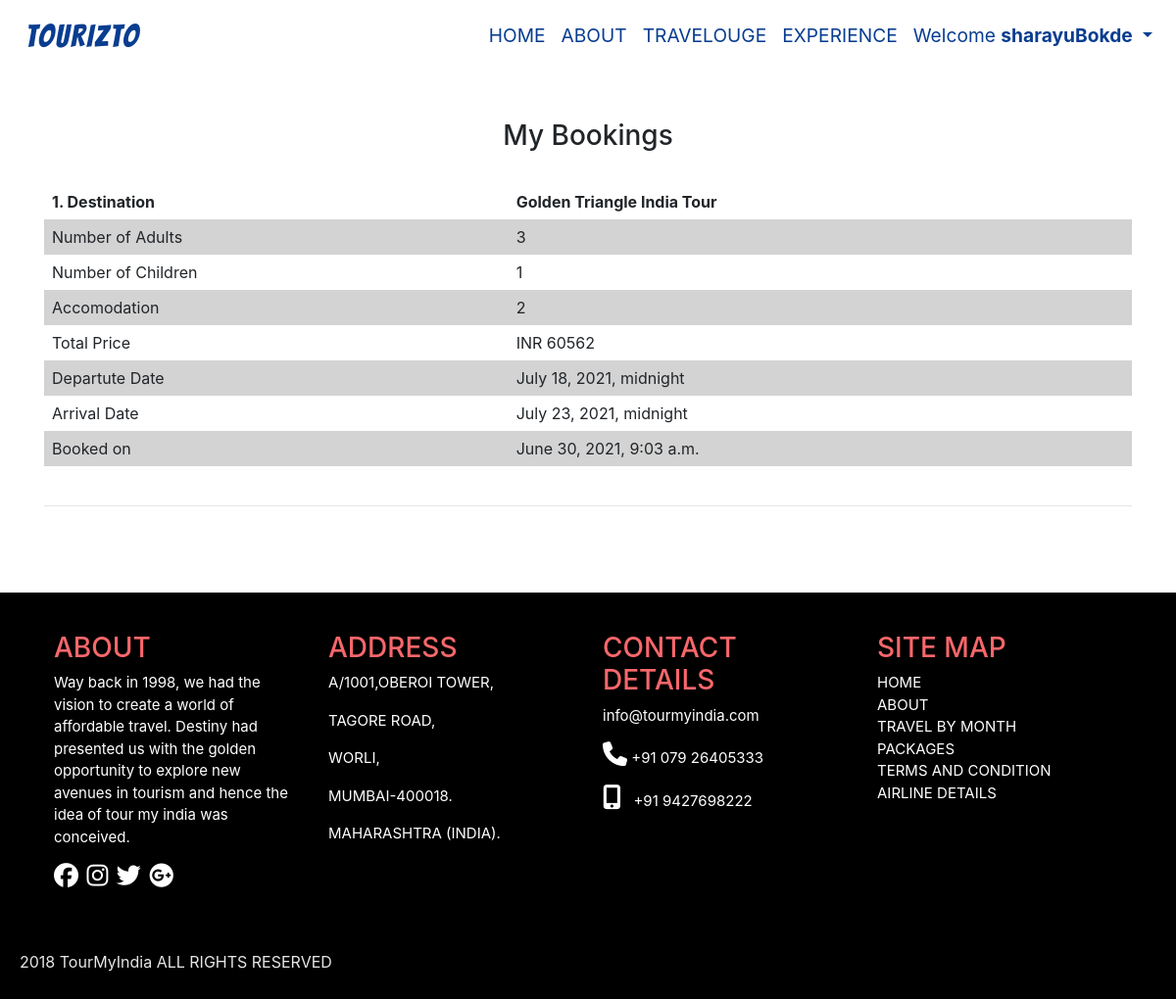
Screenshot of /Payments/myBookings/ (signed in) with the database file from the repository.
### Payments/models.py (models this page shows, shortened)
class Booking(models.Model):
    customer_name = models.ForeignKey(User, on_delete=models.CASCADE)
    customer_email = models.EmailField()
    states = [
        ('Andhra Pradesh', 'Andhra Pradesh'),
        ('Arunachal Pradesh', 'Arunachal Pradesh'),
        ('Assam', 'Assam'),
        ('Bihar', 'Bihar'),
        ('Chhattisgarh', 'Chhattisgarh'),
        ('Goa', 'Goa'),
        ('Gujarat', 'Gujarat'),
        ('Haryana', 'Haryana'),
        ('Himachal Pradesh', 'Himachal Pradesh'),
        ('Jammu and Kashmir', 'Jammu and Kashmir'),
        ('Jharkhand', 'Jharkhand'),
        ('Karnataka', 'Karnataka'),
        ('Kerala', 'Kerala'),
        ('Madhya Pradesh', 'Madhya Pradesh'),
        ('Maharashtra', 'Maharashtra'),
        ('Manipur', 'Manipur'),
        ('Meghalaya', 'Meghalaya'),
        ('Mizoram', 'Mizoram'),
        ('Nagaland', 'Nagaland'),
        ('Odisha', 'Odisha'),
        ('Punjab', 'Punjab'),
        ('Rajasthan', 'Rajasthan'),
        ('Sikkim', 'Sikkim'),
        ('Tamil Nadu', 'Tamil Nadu'),
        ('Telangana', 'Telangana'),
        ('Tripura', 'Tripura'),
        ('Uttar Pradesh', 'Uttar Pradesh'),
        ('Uttarakhand', 'Uttarakhand'),
        ('West Bengal', 'West Bengal'),
    ]
    residence_state = models.CharField(max_length=100, choices=states)
    arrival_date = models.DateTimeField("Arrival Date (mm/dd/yyyy)", auto_now=False, auto_now_add=False)
    departure_date = models.DateTimeField("Departure Date (mm/dd/yyyy)", auto_now=False, auto_now_add=False)
    number_of_adults = models.IntegerField()
    number_of_children = models.IntegerField()
    food_choices = [
        ('VEG', 'Vegetarian'),
        ('NON-VEG', 'Non-Vegetarian')
    ]
    food_preference = models.CharField(max_length=10, choices=food_choices)
    accommodation = models.IntegerField()
    timestamp = models.DateTimeField(auto_now_add=True)
    destination = models.ForeignKey(Destination, on_delete=models.CASCADE)
    total_price = models.IntegerField()

### TouriztoApp/models.py (models this page shows, shortened)
class Destination(models.Model):
    name = models.CharField(max_length=200, unique=True)
    state = models.CharField(max_length=100)
    duration = models.CharField(max_length=200)
    tagline = models.CharField(max_length=500)
    abstract = models.CharField(max_length=500)
    description = models.TextField()
    image = models.ImageField(upload_to='pics')
    price = models.IntegerField()
    offer = models.BooleanField(default=False)
    discount = models.IntegerField(default=0)
    highlights = models.TextField()
    itenary_titles = models.TextField()
    itenary = models.TextField()
    likes = models.ManyToManyField(User, related_name='likes', blank=True)

### Payments/views.py (the view)
# urls.py: path('myBookings/', views.mybookings, name='mybookings'),
def mybookings(request):
    mybookings = Booking.objects.filter(customer_name=request.user).order_by('-timestamp')
    context = {'mybookings':mybookings}
    return render(request, 'mybookings.html', context)

### templates/mybookings.html (shortened to what this page needs)
{% extends 'layout.html' %}
{% load static %}
{% block csscontent %}
    <link rel="stylesheet" type="text/css" href="{% static 'css/mybooking.css' %}">
{% endblock %}
{% block content %}
<div class="container">
    <br>
    <br>
    <h3 style="text-align: center;"> My Bookings </h3>
    <br>
    {% for mybooking in mybookings %}
    <table>
        <tr>
            <th>{{forloop.counter}}. Destination</th>
            <th>{{mybooking.destination.name}}</th>
        </tr>
        <tr>
            <td>Number of Adults</td>
            <td>{{mybooking.number_of_adults}}</td>
        </tr>
        <tr>
            <td>Number of Children</td>
            <td>{{mybooking.number_of_children}}</td>
        </tr>
        <tr>
            <td>Accomodation</td>
            <td>{{mybooking.accommodation}}</td>
        </tr>
        <tr>
            <td>Total Price</td>
            <td>INR {{mybooking.total_price}}</td>
        </tr>
        <tr>
            <td>Departute Date</td>
            <td> {{mybooking.departure_date}}</td>
        </tr>
        <tr>
            <td>Arrival Date</td>
            <td>{{mybooking.arrival_date}}</td>
        </tr>
        <tr>
            <td>Booked on</td>
            <td>{{mybooking.timestamp}}</td>
        </tr>
    </table>
    <br>
    <hr>
    {% endfor %}
    <br>
    <br>
    <br>
</div>
{% endblock %}

### templates/layout.html (shortened to what this page needs)
{% load static %}
<html lang="en">
<head>
    <link rel="stylesheet" type="text/css" href="{% static 'css/layout.css'%}">
    {% block csscontent %}
    {% endblock %}
    <link rel="stylesheet" href="https://stackpath.bootstrapcdn.com/bootstrap/4.3.1/css/bootstrap.min.css">
    <link href="{% static 'css/owl.theme.default.min.css' %}" rel="stylesheet" type="text/css">
    <link href="{% static 'css/owl.carousel.css' %}" rel="stylesheet" type="text/css">
</head>
<body>
    {% if title == 'Home' or title == 'Contact' %}
    <div class="jumbotron">
        <nav class="navbar navbar-expand-lg navbar-light">
            <a class="navbar-brand" href="{% url 'home' %}" style="font-family: 'Bangers', cursive;font-weight: 400;">TOURIZTO</a>
            <button class="navbar-toggler" type="button" data-toggle="collapse" data-target="#navbarNav" aria-controls="navbarNav" aria-expanded="false" aria-label="Toggle navigation">
              <span class="navbar-toggler-icon"></span>
            </button>
            <div class="collapse navbar-collapse" id="navbarNav">
                {% if user.is_staff %}
                    <ul class="navbar-nav mr-auto">
                        <li class="nav-item">
                            <a class="nav-link" href="{% url 'new_itenary' %}">ADD DESTINATION</a>
                        </li>
                    </ul>
                {% endif %}
                <ul class="navbar-nav ml-auto">
                    <li class="nav-item active">
                        <a class="nav-link" href="{% url 'home' %}">HOME</a>
                    </li>
                    <li class="nav-item">
                        <a class="nav-link" href="{% url 'about' %}">ABOUT</a>
                    </li>
                    <li class="nav-item">
                        <a class="nav-link" href="{% url 'travelouge' %}">TRAVELOUGE</a>
                    </li>
                    <li class="nav-item">
                        <a class="nav-link" href="{% url 'experience' %}">EXPERIENCE</a>
                    </li>
                    {% if user.is_authenticated %}
                    <li class="nav-item dropdown">
                        <a class="nav-link dropdown-toggle" id="navbarDropdown" role="button" data-toggle="dropdown" aria-haspopup="true" aria-expanded="false" style="font-size: 18px;">
                        Welcome <b>{{request.user}}</b>
                        </a>
                        <div class="dropdown-menu" aria-labelledby="navbarDropdown">
                            <a class="dropdown-item" href="{% url 'profile' %}">My Pofile</a>
                            <a class="dropdown-item" href="{% url 'mybookings' %}">My Bookings</a>
                            <a class="dropdown-item" href="{% url 'logoutview' %}">Logout</a>
                        </div>
                    </li>
                    {% else %}
                    <li class="nav-item" type="button" data-toggle="modal" data-target="#loginModal">
                        <a class="nav-link">LOGIN</a>
                    </li>
                    <li class="nav-item" type="button" data-toggle="modal" data-target="#signupModal">
                        <a class="nav-link">SIGNUP</a>
                    </li>
                    {% endif %}
                    <li class="nav-item">
                        <a href="{% url 'chatbot' %}">
                            <img src="{% static 'img/chat-big1.gif' %}" width="50" height="50" style="padding: 7;">
                        </a>
                    </li>
                </ul>
            </div>
        </nav>
        <br>
        <br>
        {% if title == 'Home' %}
        <div class="text-capitalize text-center">
            <br><br><br><br><br><br><br><br><br>
            <form method="GET" action="{% url 'search' %}" class="searchform">
                <fieldset>
                    <h1 style="color: aliceblue;">Discover an Amazing City</h1>
                </fieldset>
                <input size="50" name="q" value="{{request.GET.q}}" placeholder="Search">
                <button type="submit" class="btn btn-primary">Search</button>
            </form>
        </div>
        {% endif %}
    </div>
    {% else %}
    <nav class="navbar navbar-expand-lg navbar-light">
        <a class="navbar-brand" href="{% url 'home' %}" style="font-family: 'Bangers', cursive;font-weight: 400;">TOURIZTO</a>
        <div class="collapse navbar-collapse" id="navbarNav">
            <ul class="navbar-nav ml-auto">
                <li class="nav-item active">
                    <a class="nav-link" href="{% url 'home' %}">HOME</a>
                </li>
                <li class="nav-item">
                    <a class="nav-link" href="{% url 'about' %}">ABOUT</a>
                </li>
                <li class="nav-item">
                    <a class="nav-link" href="{% url 'travelouge' %}">TRAVELOUGE</a>
                </li>
                <li class="nav-item">
                    <a class="nav-link" href="{% url 'experience' %}">EXPERIENCE</a>
                </li>
                {% if user.is_authenticated %}
                <li class="nav-item dropdown">
                    <a class="nav-link dropdown-toggle" id="navbarDropdown" role="button" data-toggle="dropdown" aria-haspopup="true" aria-expanded="false" style="font-size: 18px;">
                    Welcome <b>{{request.user}}</b>
                    </a>
                </li>
                {% endif %}
            </ul>
        </div>
    </nav>
    {% endif %}
    {% block content %}
    {% endblock %}
    <div class="footer">
        <div class="container">
            <div class="row">
        <div class="col-md-3 col-sm-4 ">
            <h3 >ABOUT</a></h3>
            <p>Way back in 1998, we had the vision to create a world of affordable travel. Destiny had presented us with the golden opportunity to explore new avenues in tourism and hence the idea of tour my india was conceived.</p>
        </div>
        <div class="col-md-3 col-sm-4 ">
            <h3>ADDRESS</h3>
            <p>A/1001,OBEROI TOWER,</p>
            <p>TAGORE ROAD,</p>
            <p>WORLI,</p>
            <p> MUMBAI-400018.</p>
            <p>MAHARASHTRA (INDIA).</p>
        </div>
        <div class="col-md-3 col-sm-4">
            <h3>CONTACT DETAILS</h3>
            <p>info@tourmyindia.com</p>
            <p><i class="fa fa-phone" aria-hidden="true"></i>   +91 079 26405333</p>
            <p><i class="fa fa-mobile" aria-hidden="true"></i> &nbsp +91 9427698222</p>
        </div>
        <div class="col-md-3 col-sm-4">
            <h3>SITE MAP</h3>
            <a href="#" id="idk">HOME</a><br>
            <a href="#" id="idk">ABOUT</a><br>
            <a href="#" id="idk">TRAVEL BY MONTH</a><br>
            <a href="#"id="idk">PACKAGES</a><br>
            <a href="#" id="idk">TERMS AND CONDITION</a><br>
            <a href="#" id="idk">AIRLINE DETAILS</a>
        </div>
    </div>
            <div>
                <a href="https://www.facebook.com/" id="idk"><i class="fab fa-facebook"></i></a>&nbsp
                <a href="https://www.instagram.com/" id="idk">    <i class="fab fa-instagram"></i></a>&nbsp
                <a href="https://twitter.com/login" id="idk">     <i class="fab fa-twitter"></i></a>&nbsp
                <a href="https://aboutme.google.com/u/0/?referer=gplus" id="idk">     <i class="fab fa-google-plus"></i></a>
            </div>
        </div>
    </div>
    <div class="footer2">
        <p>  2018 TourMyIndia ALL RIGHTS RESERVED</p>
    </div>
</body>
</html>

### static/css/layout.css (style rules this page uses)
* { padding:0; margin: 0; }
.nav-link { font-size: 1.2em !important; color: #083d90 !important; }
.nav-item a { border-bottom: 2px solid #ffffff00; }
.navbar-brand { color: #083d90!important; font-size: 2em!important; padding-left: 10px; letter-spacing: 2px; font-weight: 600; }
.footer { background-color: #000; color: #fff; font-size: 15px; padding: 40px !important; }
#idk { color:#fff; }
.footer h3 { color:#f9676b; }
.footer2 { background-color: #000; height:70px; color: #e6e6e6; padding: 20px; }
i { font-size: 25px; }

### static/css/mybooking.css (style rules this page uses)
table { border-collapse: collapse; width: 100%; }
th, td { text-align: left; padding: 8px; }
tr:nth-child(even) { background-color: lightgrey; }

### rows the page displays
Booking: destination.name "Golden Triangle India Tour", number_of_adults "3", number_of_children "1", accommodation "2", total_price "60562", departure_date "July 18, 2021, midnight", arrival_date "July 23, 2021, midnight", timestamp "June 30, 2021, 9:03 a.m."

### other values shown
{{ request.user }} "sharayuBokde"
